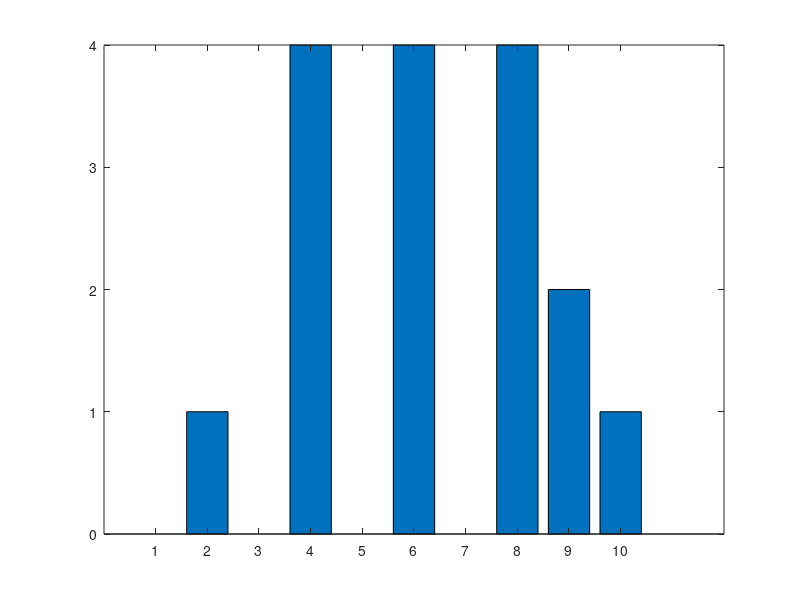

MATLAB code for this plot:
clc 
clear


%HISTOGRAMA 
A=[6 ,5, 7, 8;5, 9, 8, 7 ;6, 3 ,7, 6 ; 5, 6 ,5, 7 ];
[x, y]=size(A);
histograma2=zeros(1,10);
tam=x*y;
L=9; %color maximo 
for i=1:x
    for j=1:y
        
            histograma2(A(i,j)+1)=histograma2(A(i,j)+1)+1;
        
    end
end  

bar(histograma2)

%Frecuencia acumulada
FA=zeros(1,10);
for i=1:length(histograma2)-1
    FA(i+1)=FA(i)+histograma2(i+1);
end  
FA

FAN=[];
%Frecuencia Acumulada Normlaizada
for j=1:length(FA)
    FAN(j)=FA(j)/tam;
end
FAN

%Sacar nueva imagen normalizada
nimg=zeros(x,y,'uint8')

for k=1:x
    for p=1:y
        nimg(k,p)=L*FAN((A(k,p))+1);
    end
    
end
nimg



%%%%%%%%%%%%%%%%%%%%%%%%%%%
%Nueva imagen
histogramaN=zeros(1,10);
for i=1:x
    for j=1:y
        
            histogramaN(nimg(i,j)+1)=histogramaN(nimg(i,j)+1)+1;
        
    end
end  

bar(histogramaN)
